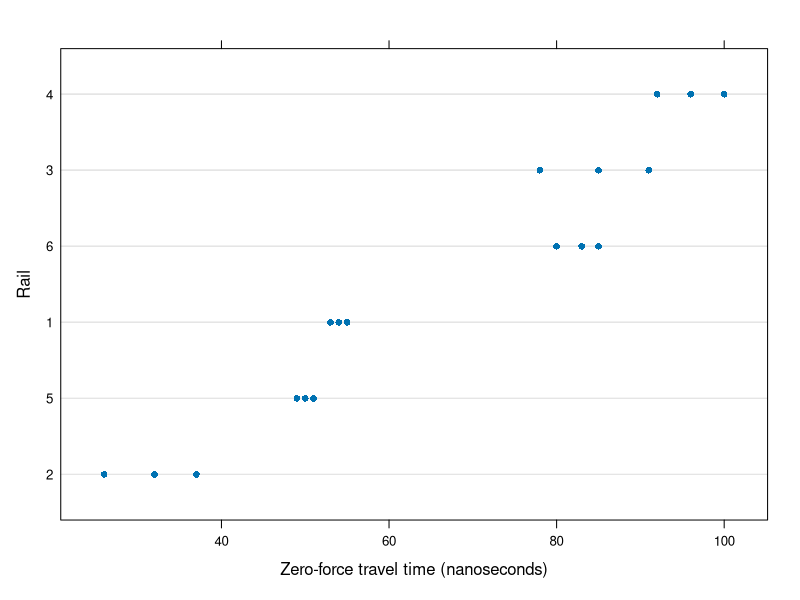
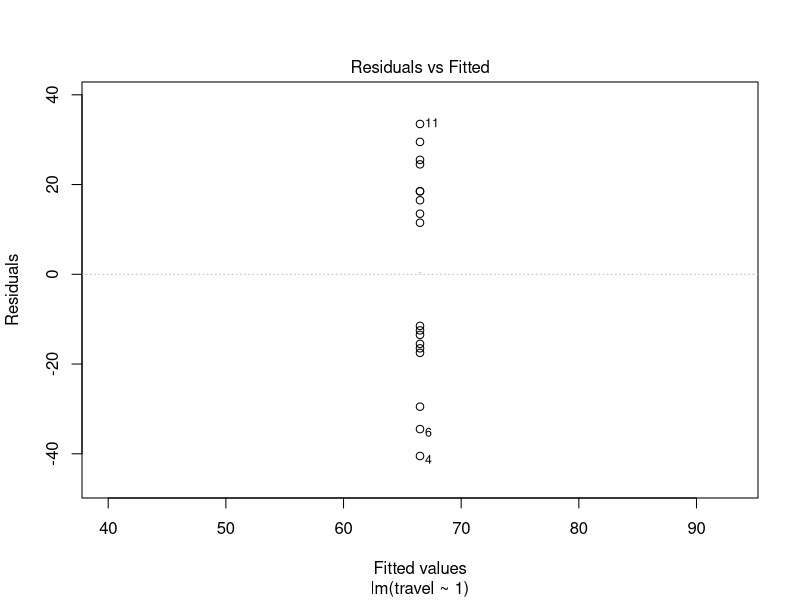
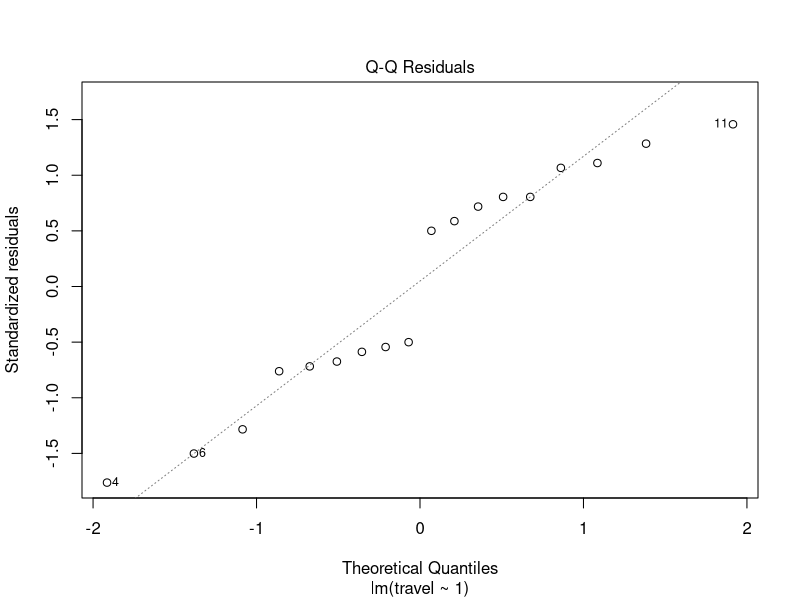
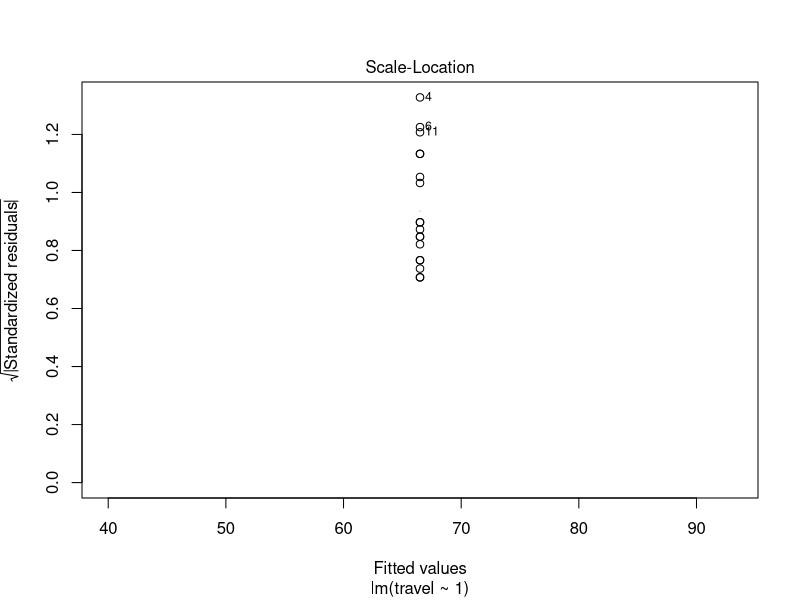

These figures' R source, in order:
## ---- chunk 1
knitr::opts_chunk$set(echo = TRUE)
knitr::opts_chunk$set(fig.align = "center")
knitr::opts_chunk$set(fig.height = 4)
knitr::opts_chunk$set(fig.width = 4)
## ---- chunk 2
library(nlme)
head(Rail)
class(Rail)
plot(Rail)
## ---- chunk 3
fm1Rail.lm <- lm(travel ~ 1, data = Rail)
summary(fm1Rail.lm)
## ---- chunk 4
fm2Rail.lm <- lm(travel ~ Rail - 1, data = Rail)
summary(fm1Rail.lm)

plot(fm1Rail.lm)
